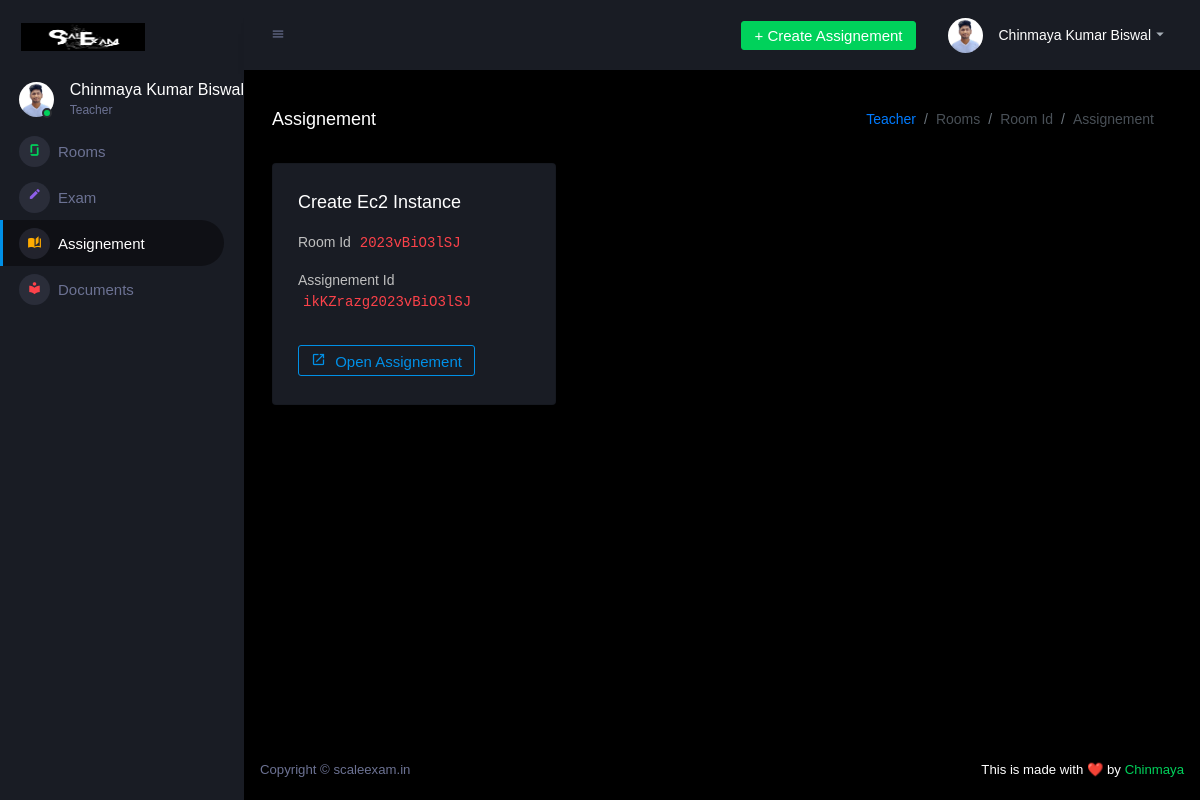
Page /login/teacher/assignement.php?room=2023vBiO3lSJ (signed in) on the committed database.
### tables this page shows
CREATE TABLE `teacher` (
  `id` int(11) NOT NULL,
  `name` varchar(255) NOT NULL,
  `email` varchar(255) NOT NULL,
  `bio` varchar(255) NOT NULL,
  `public` varchar(255) NOT NULL,
  `password` varchar(255) NOT NULL,
  `profileimage` varchar(255) NOT NULL
);

CREATE TABLE `assignementlog` (
  `id` int(11) NOT NULL,
  `name` varchar(255) NOT NULL,
  `roomIdAuto` varchar(255) NOT NULL,
  `teacherEmail` varchar(255) NOT NULL,
  `details` varchar(255) NOT NULL,
  `UniqueId` varchar(255) NOT NULL
);

### login/include/function.php (called while the page is built, shortened)
<?php
    function getTeacherDetails($db,$email){
        $query="SELECT * FROM teacher WHERE email='$email'";
        $run=mysqli_query($db,$query);
        $data=mysqli_fetch_assoc($run);
        return $data;
    }
    function getAssignement($db,$roomIdAuto){
        $query="SELECT * FROM assignementlog where roomIdAuto='$roomIdAuto' ORDER BY id DESC";
        $run=mysqli_query($db,$query);
        $data=array();
        while($d=mysqli_fetch_assoc($run)){
            $data[]=$d;
        }
        return $data;
    }
?>

### login/teacher/assignement.php (the view, shortened to what this page needs)
<?php
require('../include/database.php');
require('../include/function.php');
$email=$_SESSION['email'];
$usertype=$_SESSION['usertype'];
if($_SESSION['email'] and $usertype=="Teacher")
{
  $teacherData=getTeacherDetails($db,$email);
}
else {
  header('location:../include/logout.php');
}
if ($_GET['room']) {
  $roomIdAuto=$_GET['room'];
}
else {
  header('location:./teacher.php');
}
?>
<!DOCTYPE html>
<html lang="en">
  <head>
    <link rel="stylesheet" href="../assets/vendors/mdi/css/materialdesignicons.min.css">
    <link rel="stylesheet" href="../assets/vendors/css/vendor.bundle.base.css">
    <link rel="stylesheet" href="../assets/css/style.css">
  </head>
  <body>
    <div class="container-scroller">
      <nav class="sidebar sidebar-offcanvas" id="sidebar">
        <div class="sidebar-brand-wrapper d-none d-lg-flex align-items-center justify-content-center fixed-top">
          <a class="sidebar-brand brand-logo" href="./teacher.php"><img src="../../images/logo.png" alt="logo" /></a>
        </div>
        <ul class="nav">
          <li class="nav-item profile">
            <div class="profile-desc">
              <div class="profile-pic">
                <div class="count-indicator">
                  <img class="img-xs rounded-circle " src="../teacher/image/<?=$teacherData['profileimage']?>" alt="">
                  <span class="count bg-success"></span>
                </div>
                <div class="profile-name">
                  <h5 class="mb-0 font-weight-normal"><?=$teacherData['name']?></h5>
                  <span>Teacher</span>
                </div>
              </div>
            </div>
          </li>
          <li class="nav-item menu-items">
            <a class="nav-link" href="./room.php">
              <span class="menu-icon">
                <i class="mdi mdi-glassdoor"></i>
              </span>
              <span class="menu-title">Rooms</span>
            </a>
          </li>
          <li class="nav-item menu-items">
            <a class="nav-link" href="./exam.php">
              <span class="menu-icon">
                <i class="mdi mdi-border-color"></i>
              </span>
              <span class="menu-title">Exam</span>
            </a>
          </li>
          <li class="nav-item menu-items">
            <a class="nav-link" href="./assignement.php">
              <span class="menu-icon">
                <i class="mdi mdi-book-open-page-variant"></i>
              </span>
              <span class="menu-title">Assignement</span>
            </a>
          </li>
          <li class="nav-item menu-items">
            <a class="nav-link" href="./document.php">
              <span class="menu-icon">
                <i class="mdi mdi-library"></i>
              </span>
              <span class="menu-title">Documents</span>
            </a>
          </li>
        </ul>
      </nav>
      <div class="container-fluid page-body-wrapper">
        <nav class="navbar p-0 fixed-top d-flex flex-row">
          <div class="navbar-menu-wrapper flex-grow d-flex align-items-stretch">
            <button class="navbar-toggler navbar-toggler align-self-center" type="button" data-toggle="minimize">
              <span class="mdi mdi-menu"></span>
            </button>
            <ul class="navbar-nav navbar-nav-right">
              <li class="nav-item dropdown d-none d-lg-block">
                <a class="nav-link btn btn-success create-new-button" id="createbuttonDropdown" data-toggle="modal" data-target="#CreatePDF">+ Create Assignement</a>
              </li>
              <li class="nav-item dropdown">
                <a class="nav-link" id="profileDropdown" href="#" data-toggle="dropdown">
                  <div class="navbar-profile">
                    <img class="img-xs rounded-circle" src="../teacher/image/<?=$teacherData['profileimage']?>" alt="">
                    <p class="mb-0 d-none d-sm-block navbar-profile-name"><?=$teacherData['name']?></p>
                    <i class="mdi mdi-menu-down d-none d-sm-block"></i>
                  </div>
                </a>
              </li>
            </ul>
          </div>
        </nav>
        <div class="main-panel">
          <div class="content-wrapper">
            <div class="page-header">
              <h3 class="page-title"> Assignement </h3>
              <nav aria-label="breadcrumb">
                <ol class="breadcrumb">
                  <li class="breadcrumb-item"><a href="./teacher.php">Teacher</a></li>
                  <li class="breadcrumb-item active" aria-current="page">Rooms</li>
                  <li class="breadcrumb-item active" aria-current="page">Room Id</li>
                  <li class="breadcrumb-item active" aria-current="page">Assignement</li>
                </ol>
              </nav>
            </div>
            <div class="row">
            <?php
              $assignement=getAssignement($db,$roomIdAuto);
              foreach($assignement as $assignementGet){
            ?>
              <div class="col-md-4 grid-margin stretch-card">
                <div class="card">
                  <div class="card-body">
                    <h4 class="card-title"><?=$assignementGet['name']?></h4>
                    <p class="card-description">Room Id <code><?=$assignementGet['roomIdAuto']?></code></p>
                    <p class="card-description">Assignement Id <code><?=$assignementGet['UniqueId']?></code></p>
                    <div class="template-demo">
                      <button type="button" class="btn btn-outline-primary btn-icon-text" onclick="location.href='assignementlog.php?room=<?=$assignementGet['roomIdAuto']?>&assignementid=<?=$assignementGet['UniqueId']?>';">
                        <i class="mdi mdi-open-in-new"></i> Open Assignement
                      </button>
                    </div>
                  </div>
                </div>
              </div>
<?php
              }
?>
            </div>
          </div>
          <footer class="footer">
            <div class="d-sm-flex justify-content-center justify-content-sm-between">
              <span class="text-muted d-block text-center text-sm-left d-sm-inline-block">Copyright © scaleexam.in </span>
              <span class="float-none float-sm-right d-block mt-1 mt-sm-0 text-center"> This is made with ❤️ by <a href="https://chinmayakumarbiswal.in/" target="_blank">Chinmaya </a></span>
            </div>
          </footer>
        </div>
      </div>
    </div>
  </body>
</html>

### rows in the picture
teacher: profileimage (picture), name "Chinmaya Kumar Biswal"
assignementlog: name "Create Ec2 Instance", roomIdAuto "2023vBiO3lSJ", UniqueId "ikKZrazg2023vBiO3lSJ"
